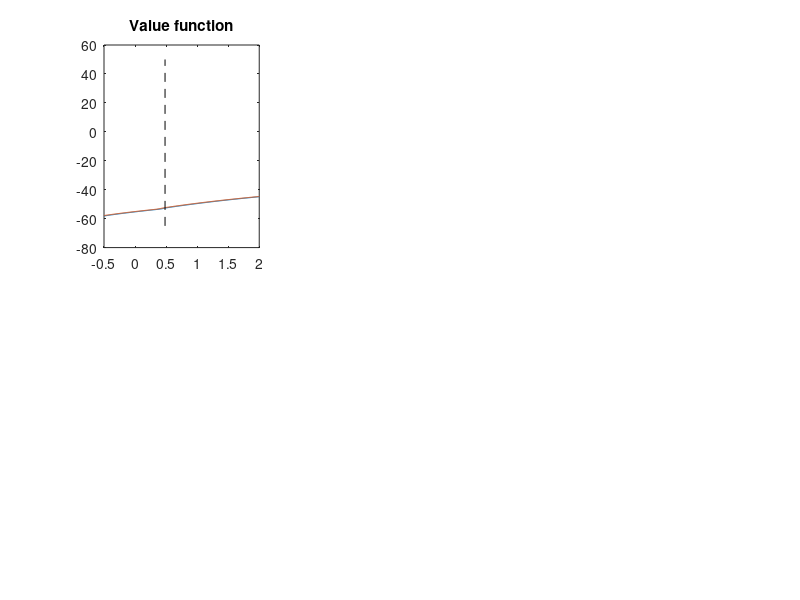

MATLAB code for this plot: (Note: this script raises an error after producing the figure.)
% Code written by Eirik Eylands Brandsaas for ECON899 (Computational
% Economics at UW-Madison). Code is based on the code contained at 
% http://www.princeton.edu/~moll/HACTproject.htm, just somewhat simplified


%% Set parameters
clc
clear 
lambda = 0.5;
gamma = 3;
eta = 0.3;
p = 7;
rho = 0.031;
r = 0.013;
d = 0.3;
hmin = 0.23;
hmax = 1.8;
alpha = 0.5;
% grids
Na = 300;
amin=-0.5;
amax=2;
agrid = linspace(amin,amax,Na)';
Da = agrid(2)-agrid(1);

w =0.01;
z = [1 6];
ygrid = w*z;

%% 
Ny=length(ygrid);

% create matrices for the states to make some stuff easier
aa = agrid * ones(1,Ny);
yy = ones(Na,1)*ygrid;

% set the utility functions and it's derivative
util = @(c,gamma) c.^(1-gamma)/(1-gamma);
uprime = @(c,gamma) c.^(-gamma);
uprimeinv = @(dV,gamma) dV.^(-1/gamma);

func = @(h,eta) -alpha*exp(-eta*h) + exp(0) - r*p*h;
fprime =@(h,eta) alpha*eta*exp(-eta*h);
fprimeinv =@(dV,eta) -1/eta * log(r*p/(eta*alpha));

h = min(fprimeinv(r*p,eta), aa./(d*p));
h = h.*(h>hmin);
h = min(h,hmax);
bc = @(c,f,y,a) y + f +r*a - c;


%%
% numerical parameters
maxit = 30;
crit = 10^(-8);
Delta = 100;

% preallocate some variables
dVf = zeros(Na,Ny);
dVb = zeros(Na,Ny);
dV0 = zeros(Na,Ny);
cf = zeros(Na,Ny);
cb = zeros(Na,Ny);

adotf = zeros(Na,Ny);
adotb = zeros(Na,Ny);
If = false(Na,Ny);
Ib = false(Na,Ny);
I0 = false(Na,Ny);

% initial guess (present value of staying put forever)
V0 = util(yy + func(h,eta) + r.*aa,gamma)/rho;
Vnew = V0;
tic
%%
for n=1:maxit
    %disp(sprintf('Starting iteration %d',n))
    V = Vnew;

    dVf(1:Na-1,:) = (V(2:Na,:) - V(1:Na-1,:))/Da;
    dVb(2:Na,:) = (V(2:Na,:) - V(1:Na-1,:))/Da;

    % End point corrections, only the first is important
    dVb(1,:) = uprime(ygrid + r*amin + func(h(1,:),eta),gamma);
    dVf(Na,:) = uprime(ygrid + r*amax + func(h(Na,:),eta),gamma); 
    
    cf = uprimeinv(dVf,gamma) ;
    cb = uprimeinv(dVb,gamma) ;
        
    adotf = bc(cf,func(h,eta),yy,aa);
    adotb = bc(cb,func(h,eta),yy,aa);
 
    Hf = util(cf,gamma)  + dVf.*adotf;
    Hb = util(cb,gamma)  + dVb.*adotb;
    
    c0 = yy +func(h,eta) +r.*aa;
    Ineither = (1-(adotf>0)) .* (1-(adotb<0));
    Iunique = (adotb<0).*(1-(adotf>0)) + (1-(adotb<0)).*(adotf>0);
    Iboth = (adotb<0).*(adotf>0);
    Ib = Iunique.*(adotb<0) + Iboth.*(Hb>=Hf);
    If = Iunique.*(adotf>0) + Iboth.*(Hf>=Hb);
    
    Ib(1,:) = false;
    I0 = Ineither;
    I0 = (1-If-Ib);
    
    
    dV0 = uprime(c0,gamma) ;%+ fprime(h0,eta);
      
    dVupwind = (dVf.*If + dVb.*Ib + dV0.*I0);
    c = uprimeinv(dVupwind,gamma);
    c = cf.*If + cb.*Ib + c0.*I0;
    adot = bc(c,func(h,eta),yy,aa);
    u = util(c,gamma) ;
    
    % Construct the A matrixIb
    Xvec = - Ib.*adotb/Da;
    Yvec = Ib.*adotb/Da - If.*adotf/Da - lambda;
    Zvec = If.*adotf/Da;
    
    
    A1block = spdiags(Yvec(:,1),0,Na,Na) + spdiags(Xvec(2:Na,1),-1,Na,Na) + spdiags([0;Zvec(1:Na-1,1)],1,Na,Na);
    A2block = spdiags(Yvec(:,2),0,Na,Na) + spdiags(Xvec(2:Na,2),-1,Na,Na) + spdiags([0;Zvec(1:Na-1,2)],1,Na,Na);
    lambdablock = lambda*speye(Na,Na);
    A = [A1block,lambdablock; lambdablock, A2block];
    
    B = (rho + 1/Delta)*speye(2*Na) - A;
    
    ustack = [u(:,1); u(:,2)];
    Vstack = [V(:,1); V(:,2)];
    
    b = ustack + Vstack/Delta;
    Vstack = B\b ;
    Vnew = [Vstack(1:Na), Vstack(Na+1:2*Na)];
    
    diff = max(max(abs(Vnew - V)));
    if diff<crit
        fprintf('Value function converged on iteration %d, distance %f \n',n,diff);
        break
    end
end
%V=Vnew;

AT=transpose(A);


%% Distribution - iterative
% start with uniform
gstack = ones(2*Na,1);
gmass = ones(1,2*Na)*gstack*Da;
gstack = gstack./gmass;
gnew = gmass;
N = 500;
dt = 10;
for i=1:N
    gnew= (speye(2*Na) - AT*dt)\gstack;
    dist = max(abs(gnew-gstack));
    gstack = gnew;
    if dist < crit
        break
    end
end

g2 = [gstack(1:Na), gstack(Na+1:2*Na)];

%% Distribution - iterative 2
% start with uniform
gstack = zeros(2*Na,1);
gstack(1) = 1.0;
gmass = ones(1,2*Na)*gstack*Da;
gstack = gstack./gmass;
gnew = gmass;
N = 500;
dt = 10;
for i=1:N
    gnew= (speye(2*Na) - AT*dt)\gstack;
    dist = max(abs(gnew-gstack));
    gstack = gnew;
    if dist < crit
        break
    end
end

g1 = [gstack(1:Na), gstack(Na+1:2*Na)];

%% Next lets plot the results

astar = p*hmin*d % First time you can afford the house


figure(1)
subplot(2,3,1)

plot(agrid,V)
title("Value function")

hold on;
line([astar astar],[-65,50],'Color','k','LineStyle','--')
hold off;
legend('Low Income','High Income','hmin feasible','Location','SE')
ylim([-65 -45])


subplot(2,3,2)
plot(agrid,adot)
title("Savings adot")

hold on;
plot(agrid,zeros(Na),'k')
line([astar astar],[-0.1,0.1],'Color','k','LineStyle','--')
hold off;
%ylim([-65 -45])

subplot(2,3,3)
plot(agrid,c)
title("Total Consumption (x)")
hold on;
line([astar astar],[0.45,0.65],'Color','k','LineStyle','--')
hold off;

subplot(2,3,4)
plot(agrid,h)
title("Housing")
hold on;
line([astar astar],[0.,1],'Color','k','LineStyle','--')
hold off;


subplot(2,3,5)
plot(agrid,g1)
title("Stationary Distribution #1")
hold on;
line([astar astar],[0.,40],'Color','k','LineStyle','--')
hold off;

subplot(2,3,6)
plot(agrid,g2)
title("Stationary Distribution #2")
hold on;
line([astar astar],[0.,10],'Color','k','LineStyle','--')
hold off;

fig.PaperPositionMode = 'auto';
print("tabfig/benchmarksol_housing",'-depsc2','-r0')
%print("tabfig/benchmarksol_housing",'-depsc2','-r0')

    
    
%% 
%% These parameters work!
% clc
% clear 
% lambda = 0.3;
% gamma = 3.5;
% eta = 1.1;
% p = 8.0;
% rho = 0.045;
% r = 0.015;
% d = 0.38;
% hmin = 0.19;
% alpha = 0.2;
% % grids
% Na = 200;
% amin=0.0;
% amax=1.5;
% agrid = linspace(amin,amax,Na)';
% Da = agrid(2)-agrid(1);
% 
% w =0.011;
% z = [1 7];
% ygrid = w*z;
